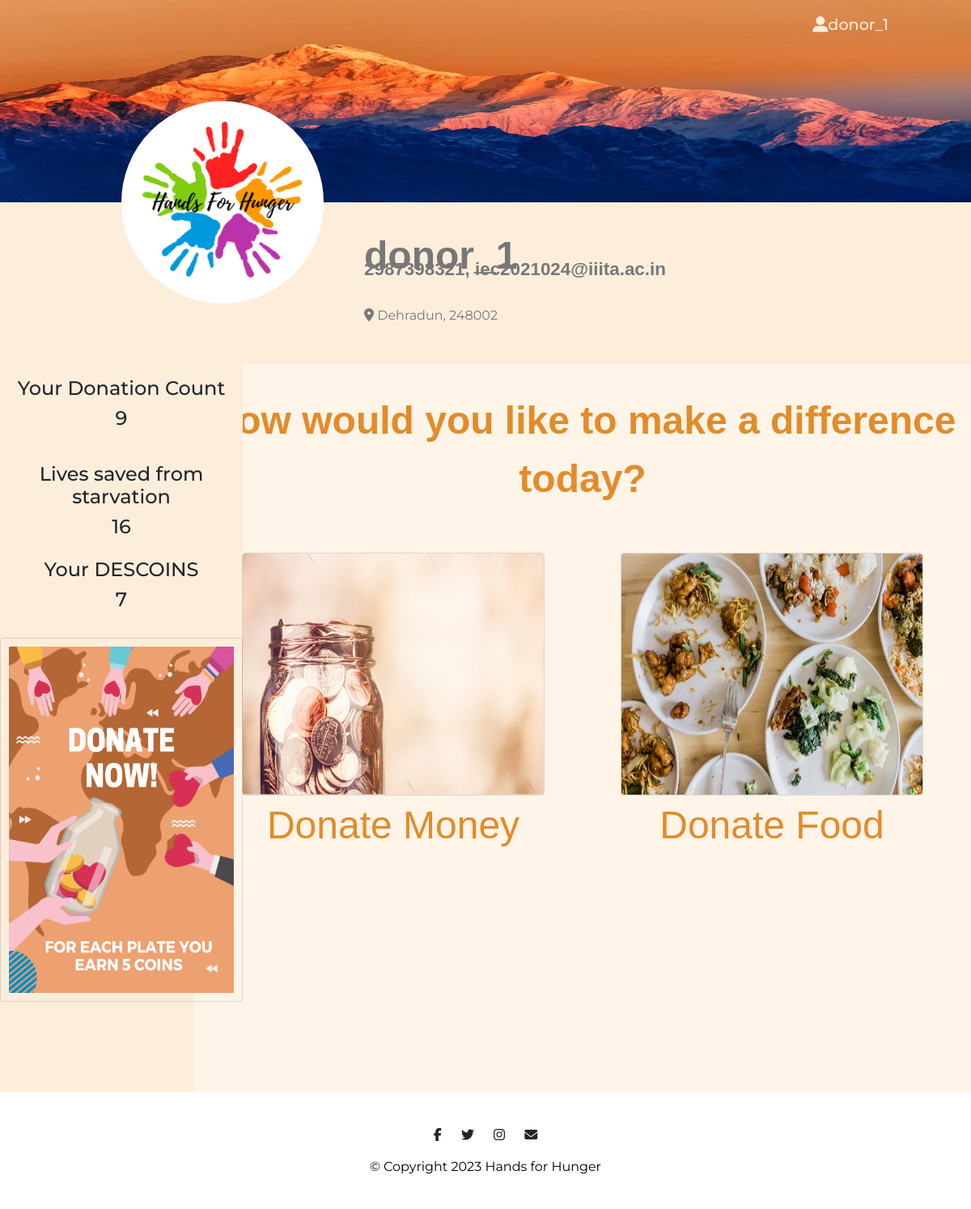
Page /donor_home/ (signed in) on the committed database.
### inventory/models.py (models this page shows, shortened)
class donor(AbstractUser):
    donor_name = models.CharField(max_length=MAX_LENGTH)
    email = models.EmailField(max_length=MAX_LENGTH)
    phone_no = models.CharField(max_length=SMALL_MAX_LENGTH)
    descoins = models.PositiveBigIntegerField(default=DONOR_DESCOINS)
    is_ngo = models.BooleanField(default=False)
    longitude = models.DecimalField(
        decimal_places=DECIMAL_MAX_LENGTH, max_digits=SMALL_MAX_LENGTH, null=True
    )
    latitude = models.DecimalField(
        decimal_places=DECIMAL_MAX_LENGTH, max_digits=SMALL_MAX_LENGTH, null=True
    )
    pincode = models.ForeignKey(pincode, on_delete=models.CASCADE, null=True)
    groups = models.ManyToManyField(Group, related_name=DONOR_GP)
    user_permissions = models.ManyToManyField(Permission, related_name=DONOR_PERMISSION)
    objects = DonorManager()

class pincode(models.Model):
    code = models.IntegerField()
    city = models.CharField(max_length=MAX_LENGTH)
    state = models.CharField(max_length=MAX_LENGTH)

### auth1/views.py (the view)
# urls.py: path("donor_home/", donor_home, name="donor_home"),
def donor_home(request):
    user_donation = donations.objects.filter(donor_id=request.user)
    lives = user_donation.filter(ngo_status=False, donor_status=False).aggregate(
        Sum(QUANTITY)
    )
    count = user_donation.count()
    context = {
        "count": count,
        "lives": lives,
    }
    return render(request, DONOR_HOME_URL, context)

### auth1/templates/d_h.html (shortened to what this page needs)
{% load static %}
<!DOCTYPE html>
<html>
<head>
  <link rel="stylesheet" href="https://cdn.jsdelivr.net/npm/bootstrap@4.6.2/dist/css/bootstrap.min.css"
>
  <link rel="stylesheet" href="{% static 'css/styles1.css' %}">
</head>
<body>
  <section id="title-img">
    <div class="title row row-2">
      <div class="parent col-lg-12">
        <div class="inside container-fluid">
          <nav class="navbar navbar-expand-lg navbar-dark">
            <div class="collapse navbar-collapse" id="navbarSupportedContent">
              <ul class="navbar-nav ml-auto">
                <li class="nav-item">
                  <div class="dropdown">
                    <button class="nav-link dropbtn"><i class='fas fa-user-alt'></i>{{ user.donor_name }}</button>
                  </div>
                </li>
              </ul>
            </div>
          </nav>
        </div>
        <img class="image1 title-image" height="250px" src="\static/images/mountain.jpeg" alt="mountain-mockup">
        <img class="image2" id="pp" src="\static\images\Hands For Hunger.png" alt="Profile pic">
        <div class="user-details">
          <h2 class="name">{{ user.donor_name}}</h2>
          <h3 class="prof">{{ user.phone_no}}, {{ user.email}}</h3>
          <h4 class="addr">
            <i class="fas fa-map-marker-alt"></i> {{ user.pincode.city }}, {{ user.pincode.code }}
          </h4>
        </div>
      </div>
    </div>
  </section>
  <section id="middle">
    <div class="mid float-container">
      <div class="float-child-1">
        <div class="data">
          <div class="ach">
            <h4>Your Donation Count </h4>
            <h4> {{count}}</h4>
          </div>
          <div class="ach">
            <h4>Lives saved from starvation</h4>
            <h4> {{ lives.quantity__sum }}</h4>
          </div>
          <h4>Your DESCOINS</h4>
          <h4>{{ user.descoins }}</h4>
          <br>
          <img class="card" src="\static\images\c12.png" alt="food" style="width:300px;height:450px;padding: 10px;">
        </div>
      </div>
      <div class="float-child-2">
        <div class="tab">
          <button class="tablinks active" onclick="openopt(event, 'Donate')"></button>
        </div>
        <div id="Donate" class="tabcontent active">
          <div class="container-right row row-1">
            <h1 class="qn">How would you like to make a difference today?</h1>
            <div class="column">
              <a>
                <img class="card" src="\static\images\c3.png" alt="food" style="width:100%">
                <div class="imgb">
                  <button class="imgButton1" onclick="openPopup()">Donate Money</button>
                </div>
              </a>
            </div>
            <div class="column">
              <a href="{% url 'add_donation' %}">
                <img class="card" src="\static\images\c1.png" alt="money" style="width:100%">
                <div class="imgb">
                  <button class="imgButton1">Donate Food</button>
                </div>
              </a>
            </div>
          </div>
        </div>
      </div>
  </section>
  <footer class="white-section" id="footer">
    <div class="container-fluid-1">
      <i class="social-icon fab fa-facebook-f"></i>
      <i class="social-icon fab fa-twitter"></i>
      <i class="social-icon fab fa-instagram"></i>
      <i class="social-icon fas fa-envelope"></i>
      <p>© Copyright 2023 Hands for Hunger</p>
    </div>
  </footer>
</body>
</html>

### auth1/static/css/styles1.css (style rules this page uses)
body { font-family: 'Montserrat' , sans-serif; }
.container-fluid { padding: 2% 5% 2%; }
h1 { font-family: 'Montserrat', sans-serif; font-weight: 900; font-size: 3.5rem; line-height: 1.5; }
h2 { font-family: 'Montserrat' , sans-serif; font-weight: bold; font-size: 3rem; line-height: 1.5; }
h3 { font-family: 'Montserrat' , sans-serif; font-weight: 700; text-align: center; padding-bottom: 3%; padding-top: 7%; }
p { color: #000; }
#title-img { width: 100%; }
.title-image { position: relative; background-size: cover; background-position: center; width: 100%; z-index: 0; }
.inside { position: absolute; z-index: 1; }
.inside .dropbtn { background-color: transparent; }
.container-fluid { padding: 0% 5% 0%; }
.title { width: auto; background-color: #FDEEDC; height: 450px; }
#pp { border-radius: 50%; background-color: #fff; object-fit: scale-down; object-position: center; border: 6px solid #fff; }
.parent { position: relative; top: 0; left: 0; }
.image1 { position: relative; top: 0; left: 0; }
.image2 { width: 250px; object-fit: scale-down; position: absolute; top: 125px; left: 150px; border: 1px solid #fff; }
.name { font-weight: 700; font-family: Arial, Helvetica, sans-serif; position: absolute; top: 280px; left: 450px; color: #777; font-size: 3rem; }
.prof { font-weight: 600; color: #777; font-size: 1.4rem; font-family: Arial, Helvetica, sans-serif; position: absolute; top: 236px; left: 450px; }
.addr { font-weight: 400; color: #777; font-size: 1rem; position: absolute; top: 380px; left: 450px; }
.row { margin-left: 0%; margin-right: 0%; }
.col-lg-12 { padding-left: 0%; padding-right: 0%; }
.float-container { padding: 0; }
.float-child-1 { height: 900px; background-color: #FDEEDC; width: 20%; float: left; padding: 0; }
.float-child-2 { height: 900px; background-color: #FFF4E8; width: 80%; float: left; padding: 0; }
.mid { background-color: #FFF4E8; height: 900px; }
.data { position: absolute; background-color: #FDEEDC; width: 300px; height: 450px; text-align: center; }
.ach { padding-top: 1rem; padding-bottom: 1rem; font-size: 1.5rem; }
h4 { font-size: 1.5rem; }
.qn { color: #E38B29; text-align: center; font-size: 3rem; font-weight: 900; font-family: Arial, Helvetica, sans-serif; }
.column { flex: 33.33%; padding: 5%; padding-bottom: 0%; }
.card { height: 300px; width: 150px; background: transparent; background-image: none; }
.imgb { text-align: center; }
.imgButton1 { outline: none; border: none; text-align: center; color: #E38B29; border: none; font-family: Arial, Helvetica, sans-serif; font-weight: 500; font-size: 3rem; background-color: transparent; }
.dropbtn { color: white; padding-top: 8px; font-size: 16px; border: none; }
.dropdown { position: relative; display: inline-block; }
.tab { overflow: hidden; display: flex; justify-content: space-between; background-color: #FDEEDC; text-align: center; }
.tab button { flex: 1; text-align: center; background-color: inherit; float: left; border: none; outline: none; cursor: pointer; padding: 14px 16px; transition: 0.3s; font-size: 17px; }
.tab button.active { background-color: #FFF4E8; }
.tabcontent { display: none; padding: 6px 12px; border-top: none; }
.nav-item { padding: 0 18px; }
.nav-link { font-family: 'Montserrat'; font-weight: 500; -webkit-text-fill-color: #FDEEDC; font-size: 1.2rem; }
#footer { text-align: center; background-color: #fff; }
.container-fluid-1 { padding: 2% 5% 2%; }
.social-icon { margin: 20px 10px; }

### rows in the picture
donor: donor_name "donor_1", phone_no "2987398321", email "iec2021024@iiita.ac.in", pincode.city "Dehradun", pincode.code "248002", descoins "7"

### other values in the picture
{{ count }} "9"
{{ lives.quantity__sum }} "16"
